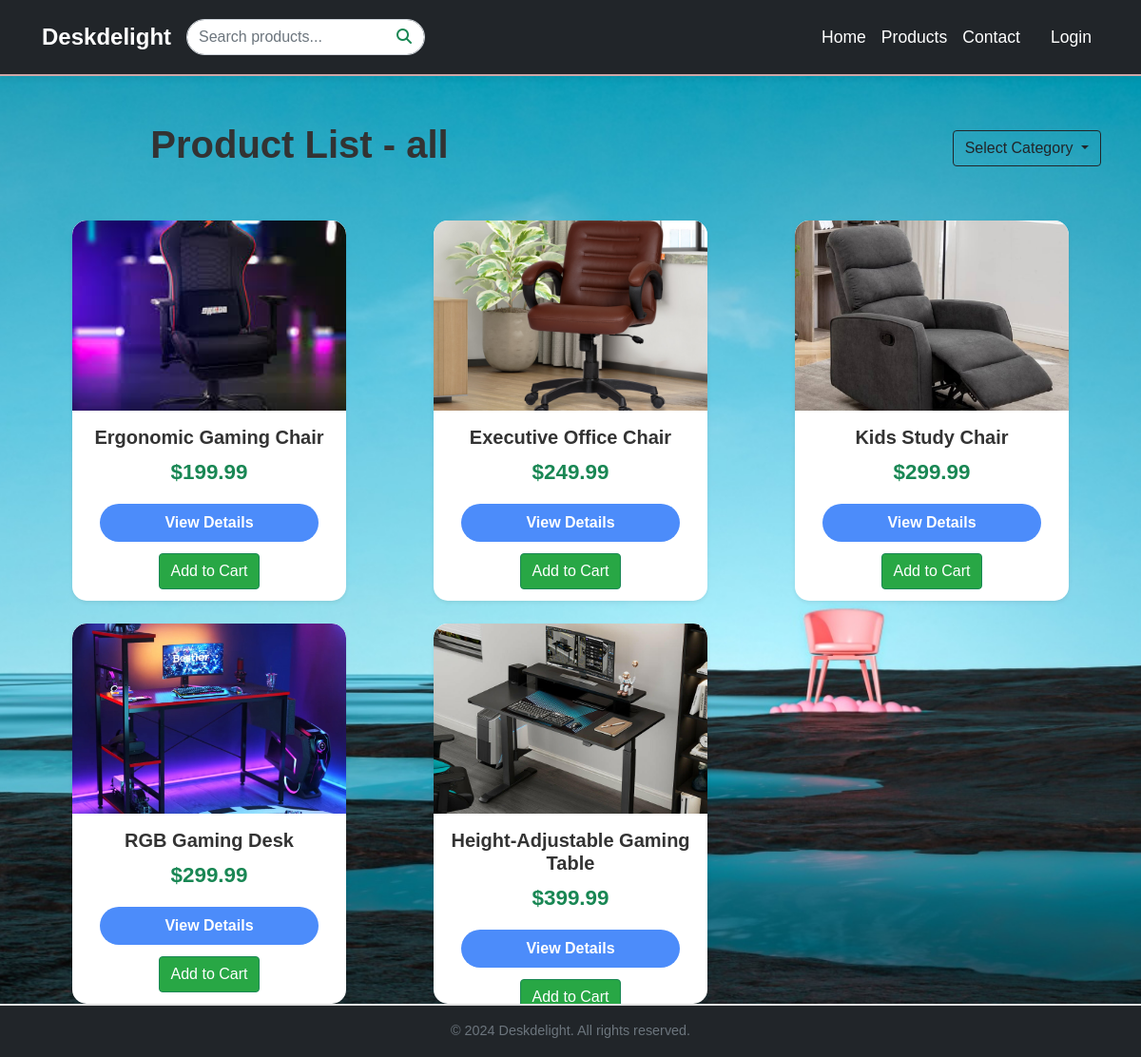
The page /product_page on the database as committed earlier.
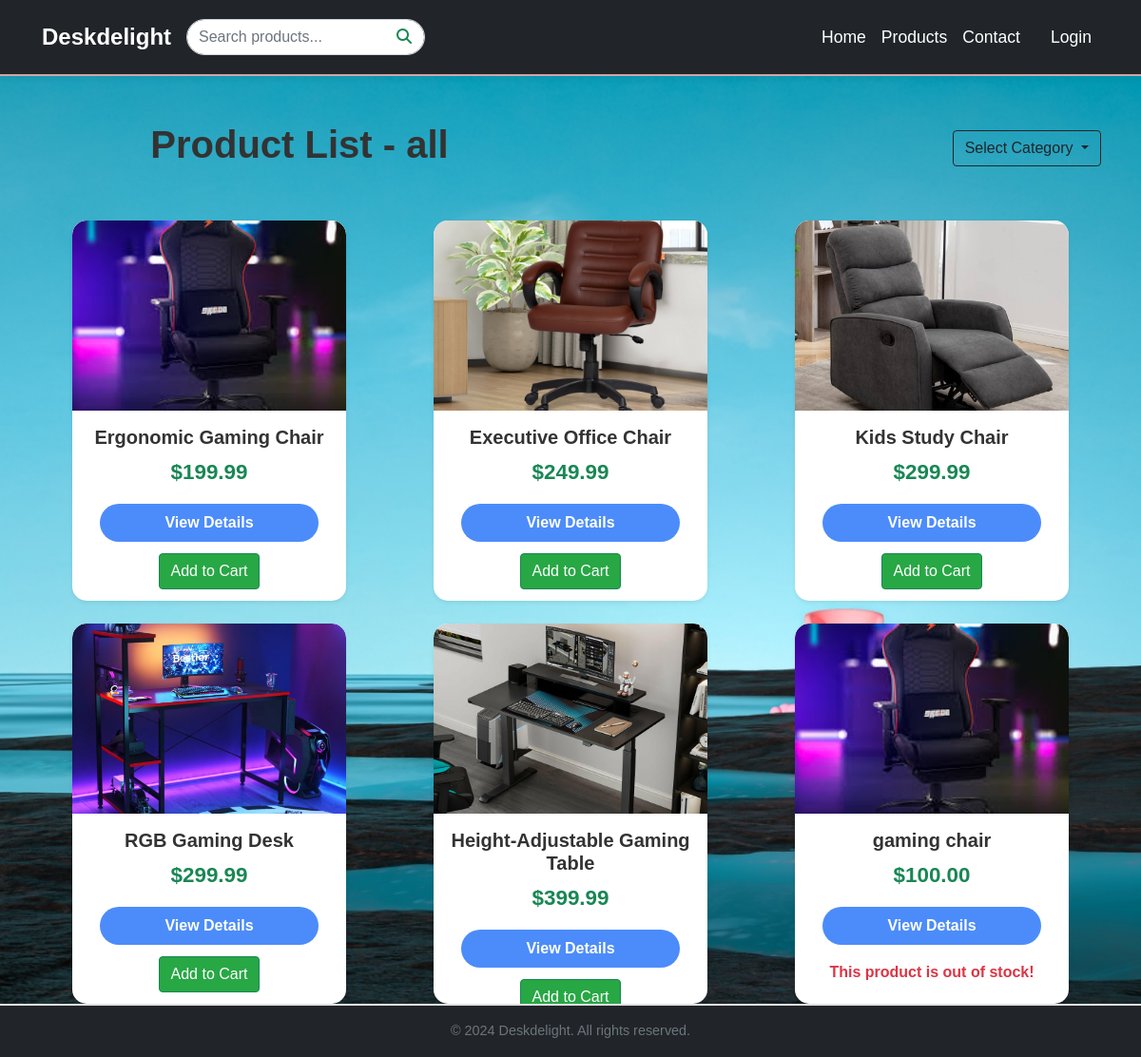
The same page on the database as committed later.
### myapp/models.py (models this page shows, shortened)
class Product(models.Model):
    CATEGORY_CHOICES = [
        ('chair', 'Chair'),
        ('table', 'Table'),
    ]
    name = models.CharField(max_length=255)
    description = models.TextField()
    price = models.DecimalField(max_digits=10, decimal_places=2)
    image = models.ImageField(upload_to='products/', default='products/default.jpg')
    category = models.CharField(
        max_length=50,
        choices=CATEGORY_CHOICES,
        default='chair'
    )
    quantity_available = models.PositiveIntegerField(default=0)  # Track available stock

### myapp/views.py (the view)
# urls.py: path('product_page', views.product_page, name='product_page'),
def product_page(request):
    category = request.GET.get('category', 'all')
    if category == 'all':
        products = Product.objects.all()  # Fetch all products
    else:
        products = Product.objects.filter(category=category)  # Fetch products by category
    return render(request, 'product.html', {'products': products, 'category': category})

### templates/product.html (shortened to what this page needs)
{% extends 'base.html' %}
{% load static %}
{% block content %}
    <div class="container mt-5">
        <div class="row align-items-center">
            <div class="col-md-6">
                <h1 class="text-center">Product List - {{ category }}</h1>
            </div>
            <div class="col-md-6 text-end">
                <div class="dropdown category-dropdown">
                    <button class="btn btn-outline-dark dropdown-toggle" type="button" id="categoryDropdown" data-bs-toggle="dropdown" aria-expanded="false">
                        Select Category
                    </button>
                </div>
            </div>
        </div>
        <div class="row row-cols-1 row-cols-md-3 g-4 mt-4">
            {% for product in products %}
                <div class="col d-flex justify-content-center">
                    <div class="card shadow-sm" style="width: 18rem; height: 25rem;">
                        <img src="{{ product.image.url }}" class="card-img-top" alt="{{ product.name }}" style="width: 100%; object-fit: cover; height: 200px;">
                        <div class="card-body">
                            <h5 class="card-title productTitle" style="text-align: center;">{{ product.name }}</h5>
                            <p class="text-success" style="text-align: center;">${{ product.price }}</p>
                            <div style="display: flex; justify-content: center; align-items: center; flex-direction: column; row-gap: 1rem;">
                                <a href="{% url 'product_detail' product.id %}" class="btn btn-primary" style="margin-bottom: 1rem; width: 90%;">View Details</a>
                                {% if product.quantity_available > 0 %}
                                    <form id="addToCartForm" method="POST"
                                        action="{% if user.is_authenticated %}{% url 'add_to_cart' product.id %}{% else %}{% url 'login_page' %}{% endif %}"
                                        style="margin-top: 10px;">
                                        <button type="submit" class="btn btn-success"">Add to Cart</button>
                                    </form>
                                {% else %}
                                    <p style="color: #dc3545; font-weight: bold;" class="out-stock">This product is out of stock!</p>
                                {% endif %}
                            </div>
                        </div>
                    </div>
                </div>
            {% endfor %}
        </div>
    </div>
{% endblock %}

Rows that differ between the two databases and show on the page:
added Product: image (picture), name "gaming chair", price "100.00", quantity_available "This product is out of stock!"
